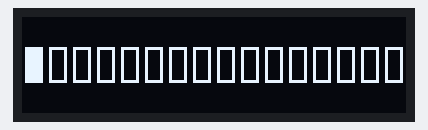
The program below on a simulated Raspberry Pi Pico running MicroPython. Shown: 128×32 one-colour display. Library files of the repository ran but are not shown: ssd1306.py.

Above: at 0.18 s.
At 0.81 s:
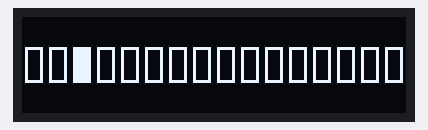
At 1.44 s:
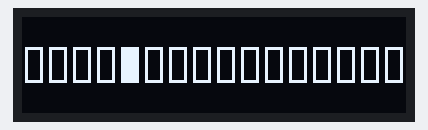
At 2.69 s:
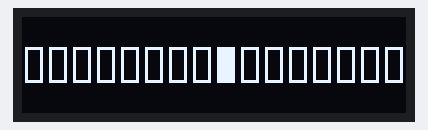
At 3.94 s:
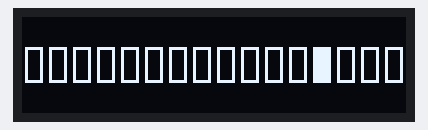
At 5.51 s:
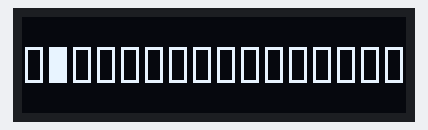

Measured:
- by itself, everything shown: repeats every 5.0 s, in 16 steps

The program:

display_sequencer.py
```python
from machine import Pin, I2C
import ssd1306
import time

# Set up I2C and OLED (128x32)
i2c = I2C(0, scl=Pin(1), sda=Pin(0))
oled = ssd1306.SSD1306_I2C(128, 32, i2c)

def draw_sequencer(current_step, track_length):
    oled.fill(0)  # Clear display
    step_width = 128 // track_length
    y = 10
    box_height = 12
    for i in range(track_length):
        x = i * step_width + 1  # margin for spacing
        w = step_width - 2
        if i == current_step:
            oled.fill_rect(x, y, w, box_height, 1)  # active step (filled)
        else:
            oled.rect(x, y, w, box_height, 1)         # inactive step (outline)
    oled.show()

track_length = 16  # Change this value between 1 and 16

while True:
    for current_step in range(track_length):
        draw_sequencer(current_step, track_length)
        time.sleep(0.3)  # Adjust timing to control playback speed
```
